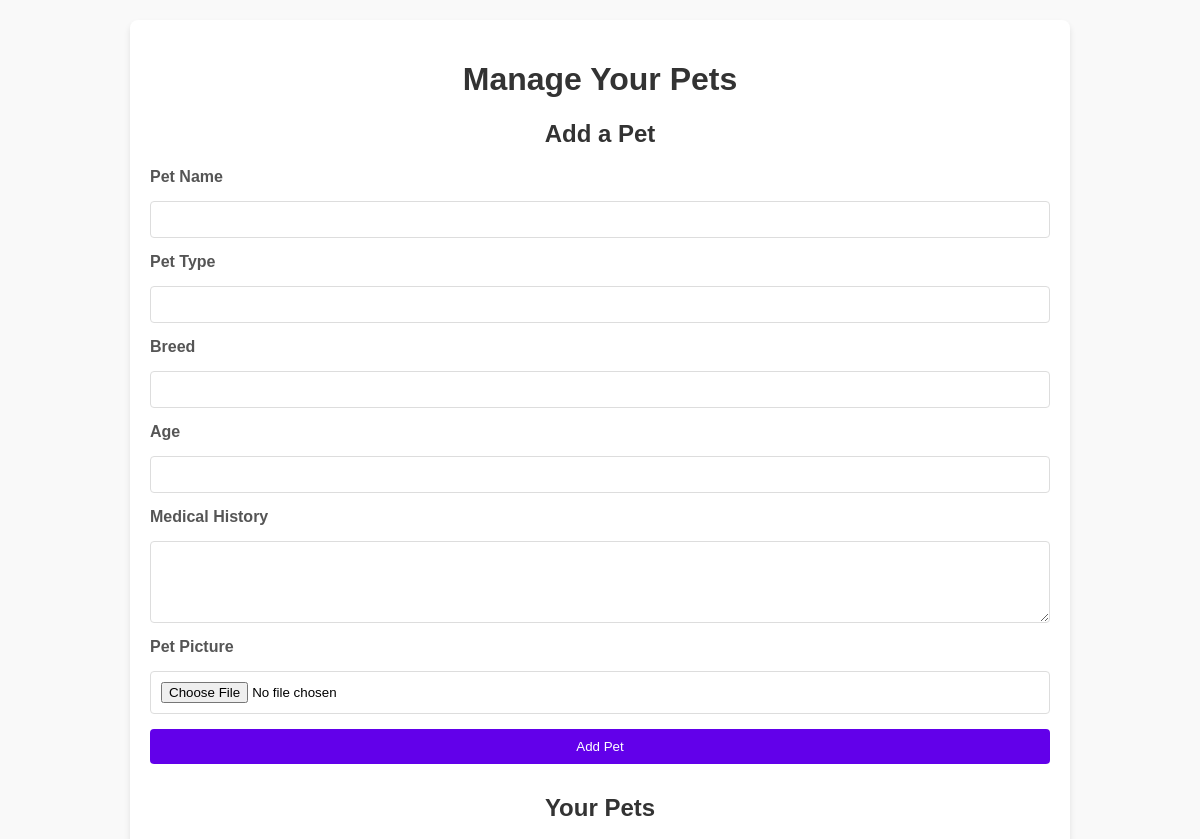
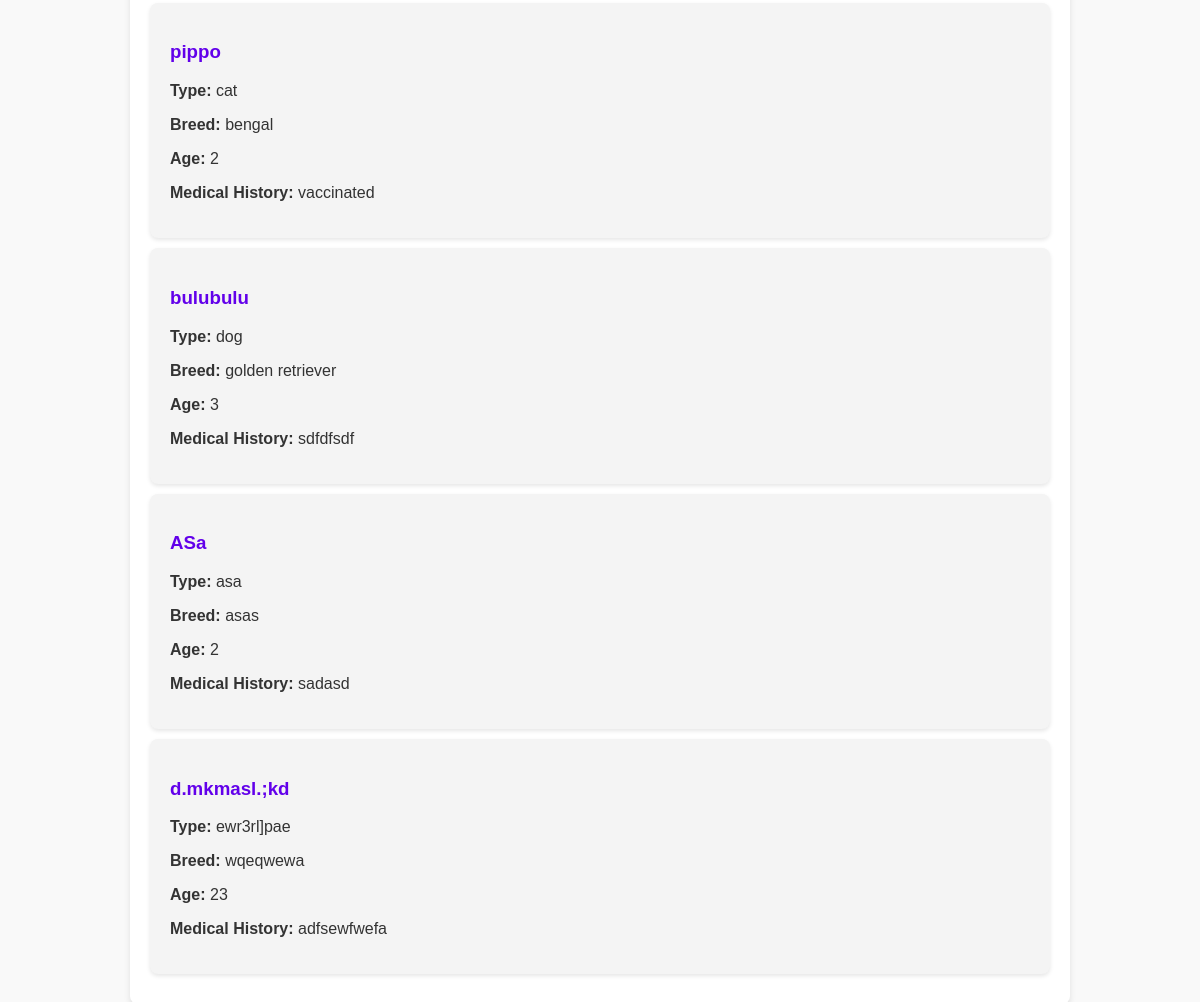
The app's page /account/pet_profile.php with its own data (2 pictures, top to bottom).
### tables this page shows
CREATE TABLE `pets` (
  `pet_id` int(11) NOT NULL,
  `user_id` int(11) NOT NULL,
  `pet_name` varchar(50) NOT NULL,
  `pet_type` varchar(50) NOT NULL,
  `breed` varchar(50) DEFAULT NULL,
  `age` int(11) DEFAULT NULL,
  `medical_history` text DEFAULT NULL,
  `pet_picture` varchar(255) DEFAULT NULL,
  `created_at` timestamp NOT NULL DEFAULT current_timestamp()
);

### account/pet_profile.php (the view, shortened to what this page needs)
<?php
$host = 'localhost';
$dbname = 'petbondhu';
$username = 'root';
$password = '';
try {
    $pdo = new PDO("mysql:host=$host;dbname=$dbname", $username, $password);
    $pdo->setAttribute(PDO::ATTR_ERRMODE, PDO::ERRMODE_EXCEPTION);
} catch (PDOException $e) {
    die("Database connection failed: " . $e->getMessage());
}
$stmt = $pdo->prepare("SELECT * FROM pets WHERE user_id = ?");
$stmt->execute([1]);
$pets = $stmt->fetchAll(PDO::FETCH_ASSOC);
?>
<!DOCTYPE html>
<html lang="en">
<head>
    <link rel="stylesheet" href="pet_profile_style.css">
</head>
<body>
    <div class="container">
        <h1>Manage Your Pets</h1>
        <div class="form-section">
            <h2>Add a Pet</h2>
            <form method="POST" enctype="multipart/form-data" class="styled-form">
                <label>Pet Name</label>
                <input type="text" name="pet_name" required>
                <label>Pet Type</label>
                <input type="text" name="pet_type" required>
                <label>Breed</label>
                <input type="text" name="breed" required>
                <label>Age</label>
                <input type="number" name="age" required>
                <label>Medical History</label>
                <textarea name="medical_history" rows="4" required></textarea>
                <label>Pet Picture</label>
                <input type="file" name="pet_picture" accept="image/*">
                <button type="submit" name="add_pet">Add Pet</button>
            </form>
        </div>
        <div class="pet-list">
            <h2>Your Pets</h2>
            <?php foreach ($pets as $pet): ?>
                <div class="pet-card">
                    <h3><?php echo htmlspecialchars($pet['pet_name']); ?></h3>
                    <p><strong>Type:</strong> <?php echo htmlspecialchars($pet['pet_type']); ?></p>
                    <p><strong>Breed:</strong> <?php echo htmlspecialchars($pet['breed']); ?></p>
                    <p><strong>Age:</strong> <?php echo htmlspecialchars($pet['age']); ?></p>
                    <p><strong>Medical History:</strong> <?php echo htmlspecialchars($pet['medical_history']); ?></p>
                </div>
            <?php endforeach; ?>
        </div>
    </div>
</body>
</html>

### account/pet_profile_style.css (style rules this page uses)
body { font-family: 'Arial', sans-serif; background-color: #f9f9f9; margin: 0; padding: 0; }
.container { max-width: 900px; margin: 20px auto; padding: 20px; background: #ffffff; border-radius: 8px; box-shadow: 0 4px 6px rgba(0, 0, 0, 0.1); }
h1, h2 { color: #333; text-align: center; }
.styled-form { display: flex; flex-direction: column; gap: 15px; }
.styled-form label { font-weight: bold; color: #555; }
.styled-form input, .styled-form textarea, .styled-form button { padding: 10px; border: 1px solid #ddd; border-radius: 4px; outline: none; }
.styled-form button { background-color: #6200ea; color: #fff; border: none; cursor: pointer; }
.pet-list { margin-top: 30px; }
.pet-card { background: #f4f4f4; padding: 20px; margin: 10px 0; border-radius: 8px; box-shadow: 0 2px 4px rgba(0, 0, 0, 0.1); }
.pet-card h3 { color: #6200ea; }
.pet-card p { color: #333; }

### records on screen
pets: pet_name "pippo", pet_type "cat", breed "bengal", age "2", medical_history "vaccinated"
pets: pet_name "bulubulu", pet_type "dog", breed "golden retriever", age "3", medical_history "sdfdfsdf"
pets: pet_name "ASa", pet_type "asa", breed "asas", age "2", medical_history "sadasd"
pets: pet_name "d.mkmasl.;kd", pet_type "ewr3rl]pae", breed "wqeqwewa", age "23", medical_history "adfsewfwefa"
